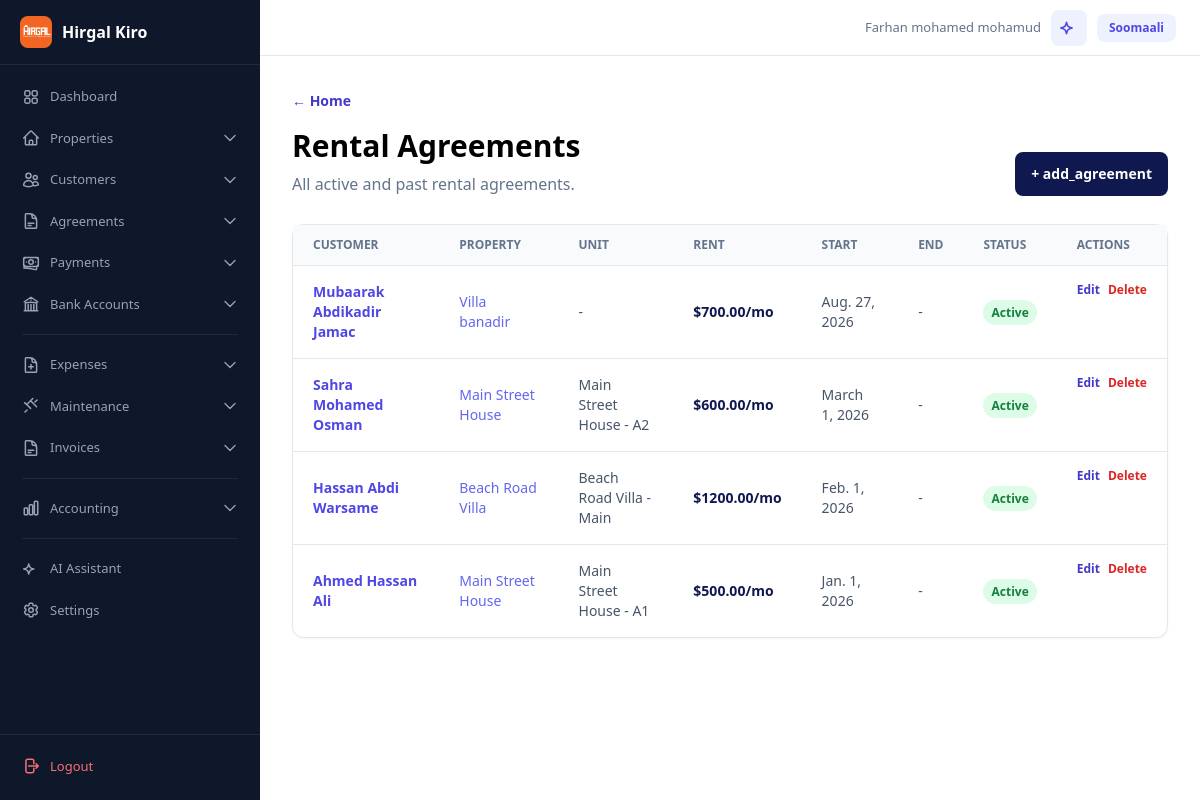
/heshiisyada/ (signed in), run on the app's committed database.
### accounts/models.py (models this page shows, shortened)
class User(AbstractBaseUser, PermissionsMixin):
    username = models.CharField(max_length=50, unique=True)
    phone_number = models.CharField(max_length=20, unique=True)
    full_name = models.CharField("Magaca oo buuxa", max_length=150)
    managed_account = models.ForeignKey(
        "self",
        on_delete=models.SET_NULL,
        null=True,
        blank=True,
        related_name="managed_users",
        verbose_name="Sii gelitaanka akoonka (Managed Account)",
        help_text="Dooro akoonka uu isticmaalahani maamulayo xogtiisa (Tusaale: Farxaan)."
    )
    is_active = models.BooleanField(default=True)
    is_approved = models.BooleanField("La ansixiyay", default=False)
    is_staff = models.BooleanField(default=False)
    date_joined = models.DateTimeField(auto_now_add=True)
    objects = UserManager()
    USERNAME_FIELD = "username"
    REQUIRED_FIELDS = ["phone_number", "full_name"]
    def get_data_owner(self):
        return self.managed_account if self.managed_account_id else self

### rentals/models.py (models this page shows, shortened)
class RentalAgreement(models.Model):
    AGREEMENT_STATUSES = [("active", "Socda"), ("ended", "Dhammaaday"), ("cancelled", "La baajiyay")]
    RENTAL_SCOPES = [("whole_property", "Hantida oo dhan"), ("partial_property", "Qeyb ka mid ah")]
    tenant = models.ForeignKey(Tenant, on_delete=models.PROTECT, related_name="rental_agreements")
    property = models.ForeignKey(Property, on_delete=models.PROTECT, related_name="rental_agreements", null=True, blank=True)
    unit = models.ForeignKey(Unit, on_delete=models.PROTECT, null=True, blank=True, related_name="rental_agreements")
    room = models.ForeignKey(Room, on_delete=models.PROTECT, null=True, blank=True, related_name="rental_agreements")
    rental_scope = models.CharField(max_length=20, choices=RENTAL_SCOPES, default="whole_property")
    rented_space_count = models.PositiveIntegerField(default=1)
    agreed_monthly_rent = models.DecimalField(max_digits=10, decimal_places=2, default=0)
    start_date = models.DateField()
    end_date = models.DateField(null=True, blank=True)
    monthly_rent = models.DecimalField(max_digits=10, decimal_places=2)
    status = models.CharField(max_length=20, choices=AGREEMENT_STATUSES, default="active")
    notes = models.TextField(blank=True)
    class Meta:
        constraints = [
            models.CheckConstraint(condition=Q(end_date__isnull=True) | Q(end_date__gte=F("start_date")), name="agreement_end_after_start"),
            models.CheckConstraint(condition=Q(property__isnull=False) | Q(unit__isnull=False) | Q(room__isnull=False), name="agreement_has_rentable_space"),
        ]

class Tenant(models.Model):
    TENANT_TYPES = [("person", "Qof ama qoys"), ("business", "Ganacsi")]
    owner = models.ForeignKey(settings.AUTH_USER_MODEL, on_delete=models.CASCADE, related_name="tenants")
    full_name = models.CharField("Magaca qofka ama qoyska", max_length=150)
    tenant_type = models.CharField(max_length=20, choices=TENANT_TYPES, default="person")
    phone_number = models.CharField(max_length=20, blank=True, null=True)
    notes = models.TextField(blank=True)
    created_at = models.DateTimeField(auto_now_add=True)
    updated_at = models.DateTimeField(auto_now=True)
    class Meta:
        constraints = [models.UniqueConstraint(fields=["owner", "phone_number"], condition=~Q(phone_number=""), name="unique_tenant_phone_per_owner")]

### properties/models.py (models this page shows, shortened)
class Property(models.Model):
    PROPERTY_TYPES = [("home", "Guri"), ("apartment", "Apartment"), ("commercial", "Ganacsi"), ("mixed", "Isku-dhafan")]
    RESIDENTIAL_STRUCTURES = [("villa", "Filo"), ("multi_floor", "Guri dabaq")]
    owner = models.ForeignKey(settings.AUTH_USER_MODEL, on_delete=models.CASCADE, related_name="properties")
    name = models.CharField("Magaca hantida", max_length=150)
    property_type = models.CharField(max_length=20, choices=PROPERTY_TYPES, default="home")
    residential_structure = models.CharField(max_length=20, choices=RESIDENTIAL_STRUCTURES, default="villa")
    location = models.CharField(max_length=200)
    total_rentable_spaces = models.PositiveIntegerField(default=1)
    cover_image = models.ImageField(upload_to="property_covers/", null=True, blank=True)
    description = models.TextField(blank=True)
    created_at = models.DateTimeField(auto_now_add=True)
    updated_at = models.DateTimeField(auto_now=True)

class Unit(models.Model):
    UNIT_TYPES = [("house", "Guri"), ("apartment", "Apartment"), ("room", "Qol"), ("shop", "Dukaan"), ("office", "Xafiis"), ("other", "Kale")]
    RENTAL_MODES = [("whole_unit", "Guriga oo dhan"), ("individual_rooms", "Qolal gaar-gaar ah")]
    property = models.ForeignKey(Property, on_delete=models.CASCADE, related_name="units")
    floor_number = models.PositiveIntegerField(default=1)
    unit_number = models.CharField(max_length=50)
    unit_type = models.CharField(max_length=20, choices=UNIT_TYPES, default="apartment")
    total_rooms = models.PositiveIntegerField(default=1)
    bathrooms = models.PositiveIntegerField(default=1)
    living_rooms = models.PositiveIntegerField(default=1)
    rental_mode = models.CharField(max_length=20, choices=RENTAL_MODES, default="whole_unit")
    monthly_rent = models.DecimalField(max_digits=10, decimal_places=2, default=0)
    class Meta:
        constraints = [models.UniqueConstraint(fields=["property", "unit_number"], name="unique_unit_per_property")]
    def __str__(self):
        return f"{self.property.name} - {self.unit_number}"

### web/views.py (the view)
# urls.py: path("heshiisyada/", RentalAgreementListView.as_view(), name="web-agreements"),
class RentalAgreementListView(HomeView):
    template_name = "web/agreement_list.html"
    def get_context_data(self, **kwargs):
        context = super().get_context_data(**kwargs)
        context["agreements"] = RentalAgreement.objects.filter(
            tenant__owner=self.request.user.get_data_owner()
        ).select_related("tenant", "property", "unit", "room").order_by("-start_date")
        return context

### web/context_processors.py (called while the page is built)
def language_context(request):
    lang = request.GET.get("lang") or request.session.get("language", "en")
    if lang not in ("en", "so"):
        lang = "en"
    request.session["language"] = lang
    return {"current_language": lang}

### web/templatetags/i18n_tags.py (called while the page is built)
@register.simple_tag(takes_context=True)
def t(context, key):
    lang = context.get("current_language", "en")
    return get_translation(lang, key)

@register.simple_tag(takes_context=True)
def other_lang(context):
    current = context.get("current_language", "en")
    return "so" if current == "en" else "en"

@register.simple_tag(takes_context=True)
def other_lang_name(context):
    current = context.get("current_language", "en")
    return "Soomaali" if current == "en" else "English"

### web/translations.py (called while the page is built)
def get_translation(lang, key):
    if lang not in TRANSLATIONS:
        lang = "en"
    return TRANSLATIONS[lang].get(key, TRANSLATIONS["en"].get(key, key))

### templates/web/agreement_list.html (shortened to what this page needs)
{% extends "base.html" %}
{% load i18n_tags %}
{% block content %}
<section class="mb-7 flex items-end justify-between">
    <div>
        <a class="text-sm font-semibold text-indigo-700" href="{% url 'home' %}">← {% t 'home' %}</a>
        <h1 class="mt-4 text-3xl font-bold">Rental Agreements</h1>
        <p class="mt-2 text-slate-500">All active and past rental agreements.</p>
    </div>
    <a class="rounded-lg bg-ink px-4 py-3 text-sm font-bold text-white" href="{% url 'web-agreement-create' %}">+ {% t 'add_agreement' %}</a>
</section>
<section class="rounded-xl border bg-white shadow-sm">
  <div class="overflow-x-auto">
    <table class="w-full text-left text-sm">
      <thead class="border-b bg-slate-50 text-xs font-semibold uppercase text-slate-500">
        <tr>
          <th class="px-5 py-3">Customer</th>
          <th class="px-5 py-3">Property</th>
          <th class="px-5 py-3">Unit</th>
          <th class="px-5 py-3">Rent</th>
          <th class="px-5 py-3">Start</th>
          <th class="px-5 py-3">End</th>
          <th class="px-5 py-3">Status</th>
          <th class="px-5 py-3">Actions</th>
        </tr>
      </thead>
      <tbody class="divide-y">
        {% for agreement in agreements %}
        <tr class="hover:bg-slate-50">
          <td class="px-5 py-4">
            <a href="{% url 'web-tenant-detail' agreement.tenant.pk %}" class="font-semibold text-indigo-600 hover:underline">{{ agreement.tenant.full_name }}</a>
          </td>
          <td class="px-5 py-4">
            <a href="{% url 'web-property-detail' agreement.property.pk %}" class="text-indigo-500 hover:underline">{{ agreement.property.name }}</a>
          </td>
          <td class="px-5 py-4 text-slate-600">{{ agreement.unit|default:"-" }}</td>
          <td class="px-5 py-4 font-semibold text-ink">${{ agreement.monthly_rent }}/mo</td>
          <td class="px-5 py-4 text-slate-600">{{ agreement.start_date }}</td>
          <td class="px-5 py-4 text-slate-600">{{ agreement.end_date|default:"-" }}</td>
          <td class="px-5 py-4">
            {% if agreement.status == 'active' %}
            <span class="rounded-full bg-green-100 px-2 py-1 text-xs font-semibold text-green-700">Active</span>
            {% else %}
            <span class="rounded-full bg-slate-100 px-2 py-1 text-xs font-semibold text-slate-600">{{ agreement.get_status_display }}</span>
            {% endif %}
          </td>
          <td class="px-5 py-4 flex gap-2">
            <a class="text-xs font-semibold text-indigo-700" href="{% url 'web-agreement-edit' agreement.pk %}">{% t 'edit' %}</a>
            <a class="text-xs font-semibold text-red-600" href="{% url 'web-agreement-delete' agreement.pk %}">{% t 'delete' %}</a>
          </td>
        </tr>
        {% empty %}
        <tr>
          <td colspan="8" class="px-5 py-10 text-center text-slate-500">No agreements found.</td>
        </tr>
        {% endfor %}
      </tbody>
    </table>
  </div>
</section>
{% endblock %}

### templates/base.html (shortened to what this page needs)
{% load static i18n_tags %}
<!doctype html>
<html lang="{{ current_language }}">
<head>
    <script src="https://cdn.tailwindcss.com"></script>
</head>
<body>
    <div class="app-layout">
        {% if user.is_authenticated %}
        {% include "includes/sidebar.html" %}
        {% endif %}
        <div class="main-content"{% if not user.is_authenticated %} style="margin-left: 0"{% endif %}>
            {% if user.is_authenticated %}
            <div class="topbar no-print">
                <div class="topbar-right">
                    <span class="topbar-user">{{ request.user.full_name|default:request.user.username }}</span>
                    <a href="{% url 'web-chatbot' %}" class="rounded-lg bg-indigo-50 p-2 text-indigo-600 hover:bg-indigo-100" title="AI Assistant">
                    </a>
                    <a href="?lang={% other_lang %}" class="rounded-lg bg-indigo-50 px-3 py-1.5 text-xs font-semibold text-indigo-600 hover:bg-indigo-100">{% other_lang_name %}</a>
                </div>
            </div>
            {% endif %}
            <div class="p-4 md:p-6 lg:p-8">{% block content %}{% endblock %}</div>
        </div>
    </div>
</body>
</html>

### templates/base.html (style rules this page uses)
.app-layout { display: flex; min-height: 100vh; }
.main-content { flex: 1; margin-left: 260px; min-height: 100vh; }
.topbar { display: flex; align-items: center; justify-content: space-between; height: 56px; padding: 0 24px; background: white; border-bottom: 1px solid #e2e8f0; position: sticky; top: 0; z-index: 30; }
.topbar-right { display: flex; align-items: center; gap: 10px; }
.topbar-user { font-size: 13px; color: #64748b; font-weight: 500; }

### data on the page
User: user.full_name "Farhan mohamed mohamud"
RentalAgreement: tenant.full_name "Mubaarak Abdikadir Jamac", property.name "Villa banadir", unit "-", monthly_rent "700.00", start_date "Aug. 27, 2026", end_date "-", status "Active", t "Edit", t "Delete"
RentalAgreement: tenant.full_name "Sahra Mohamed Osman", property.name "Main Street House", unit "Main Street House - A2", monthly_rent "600.00", start_date "March 1, 2026", end_date "-", status "Active", t "Edit", t "Delete"
RentalAgreement: tenant.full_name "Hassan Abdi Warsame", property.name "Beach Road Villa", unit "Beach Road Villa - Main", monthly_rent "1200.00", start_date "Feb. 1, 2026", end_date "-", status "Active", t "Edit", t "Delete"
RentalAgreement: tenant.full_name "Ahmed Hassan Ali", property.name "Main Street House", unit "Main Street House - A1", monthly_rent "500.00", start_date "Jan. 1, 2026", end_date "-", status "Active", t "Edit", t "Delete"
